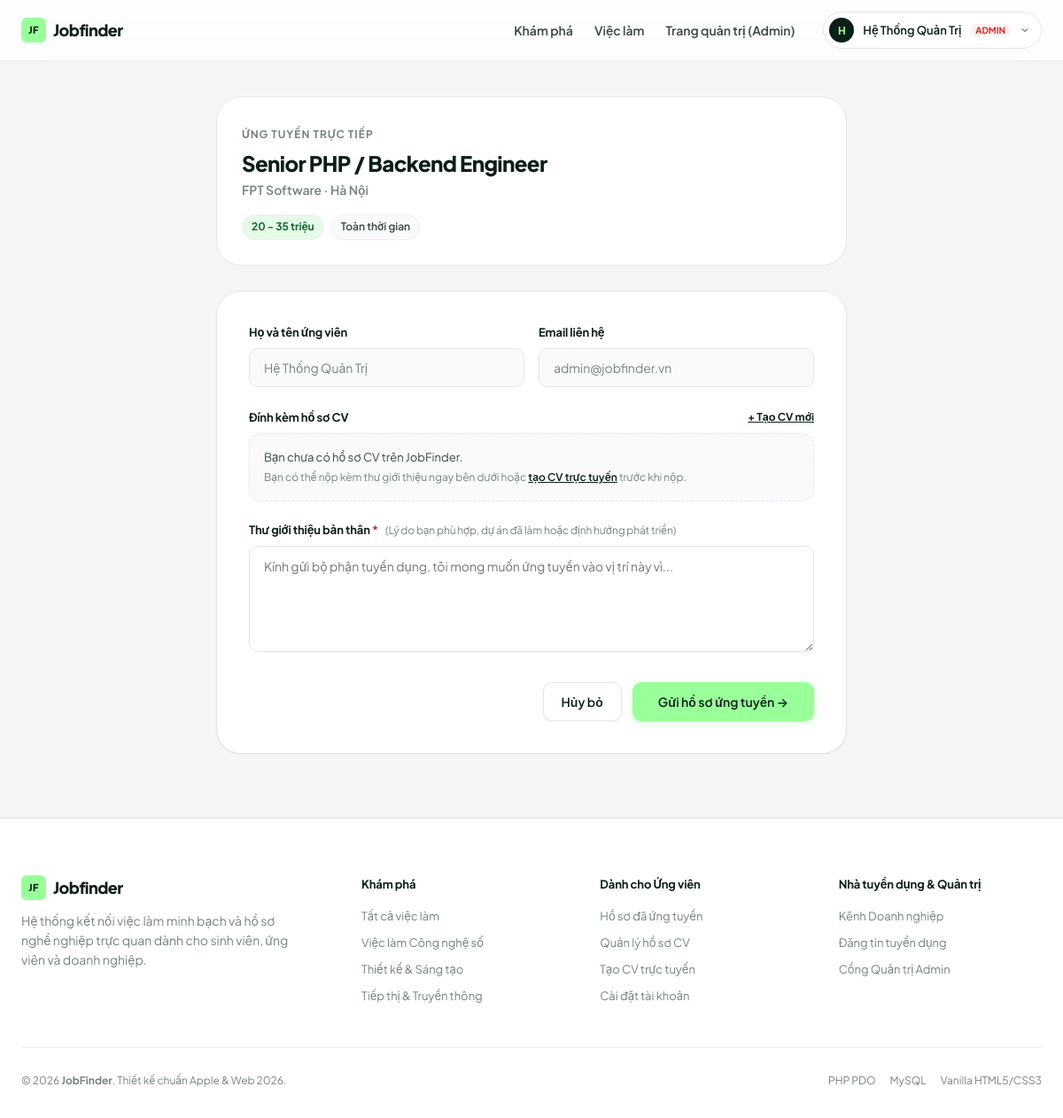
The app's page /apply.php?job_id=1 (signed in) with its own data.
### tables this page shows
CREATE TABLE `jobs` (
  `id` INT AUTO_INCREMENT PRIMARY KEY,
  `employer_id` INT NULL,
  `title` VARCHAR(150) NOT NULL,
  `company` VARCHAR(100) NOT NULL,
  `location` VARCHAR(100) NOT NULL,
  `category` VARCHAR(100) NOT NULL,
  `salary` VARCHAR(100) NOT NULL,
  `salary_value` INT DEFAULT 0,
  `job_type` VARCHAR(50) NOT NULL DEFAULT 'Toàn thời gian',
  `experience` VARCHAR(50) NOT NULL DEFAULT 'Không yêu cầu',
  `description` TEXT NOT NULL,
  `requirements` TEXT NOT NULL,
  `deadline` DATE NULL,
  `views` INT NOT NULL DEFAULT 0,
  `status` VARCHAR(20) NOT NULL DEFAULT 'active',
  `created_at` TIMESTAMP DEFAULT CURRENT_TIMESTAMP,
  CONSTRAINT `fk_job_employer` FOREIGN KEY (`employer_id`) REFERENCES `users` (`id`) ON DELETE SET NULL
);

### apply.php (the view, shortened to what this page needs)
<?php
require_once 'config/database.php';
$job_id = isset($_GET['job_id']) ? (int)$_GET['job_id'] : (isset($_POST['job_id']) ? (int)$_POST['job_id'] : 0);
$user_id = (int)$_SESSION['user_id'];
$user_email = $_SESSION['user_email'];
$stmt = $pdo->prepare("SELECT * FROM jobs WHERE id = :id AND status = 'active' LIMIT 1");
$stmt->execute([':id' => $job_id]);
$job = $stmt->fetch();
$cv_stmt = $pdo->prepare("SELECT id, title, is_default, updated_at, created_at FROM cvs WHERE user_id = ? ORDER BY is_default DESC, created_at DESC");
$cv_stmt->execute([$user_id]);
$user_cvs = $cv_stmt->fetchAll();
$cover_letter = '';
require_once 'includes/header.php';
?>
<section class="section" style="padding-top:40px;">
    <div class="container" style="max-width:760px;">
        <div style="background:var(--surface); border-radius:var(--radius-xl); border:1px solid var(--line); padding:28px; margin-bottom:28px;">
            <span class="section-eyebrow">Ứng tuyển trực tiếp</span>
            <h1 style="font-size:24px; font-weight:800; letter-spacing:-0.025em; color:var(--ink); margin-bottom:6px;">
                <?php echo htmlspecialchars($job['title']); ?>
            </h1>
            <div style="font-size:14px; font-weight:600; color:var(--muted); margin-bottom:16px;">
                <?php echo htmlspecialchars($job['company']); ?> &middot; <?php echo htmlspecialchars($job['location']); ?>
            </div>
            <div style="display:flex; gap:8px;">
                <span class="chip" style="background:var(--status-success-bg); color:var(--status-success-text); font-weight:700;">
                    <?php echo htmlspecialchars($job['salary']); ?>
                </span>
                <span class="chip"><?php echo htmlspecialchars($job['job_type']); ?></span>
            </div>
        </div>
        <div class="form-card">
            <form action="apply.php" method="POST">
                <div style="display:grid; grid-template-columns:1fr 1fr; gap:16px; margin-bottom:24px;">
                    <div class="form-group" style="margin-bottom:0;">
                        <label class="form-label">Họ và tên ứng viên</label>
                        <input type="text" class="form-control" value="<?php echo htmlspecialchars($user_name); ?>" readonly style="background:var(--surface-subtle); color:var(--muted);">
                    </div>
                    <div class="form-group" style="margin-bottom:0;">
                        <label class="form-label">Email liên hệ</label>
                        <input type="email" class="form-control" value="<?php echo htmlspecialchars($user_email); ?>" readonly style="background:var(--surface-subtle); color:var(--muted);">
                    </div>
                </div>
                <div class="form-group">
                    <div style="display:flex; justify-content:space-between; align-items:center; margin-bottom:8px;">
                        <label class="form-label" style="margin-bottom:0;">Đính kèm hồ sơ CV</label>
                        <a href="cv-builder.php" target="_blank" style="font-size:12px; font-weight:700; color:var(--ink); text-decoration:underline;">+ Tạo CV mới</a>
                    </div>
                    <?php if (empty($user_cvs)): ?>
                        <div style="padding:16px; border:1px dashed var(--line); border-radius:var(--radius-md); background:var(--surface-subtle); margin-bottom:12px;">
                            <div style="font-size:13px; color:var(--ink-secondary); margin-bottom:4px;">Bạn chưa có hồ sơ CV trên JobFinder.</div>
                            <div style="font-size:12px; color:var(--muted);">Bạn có thể nộp kèm thư giới thiệu ngay bên dưới hoặc <a href="cv-builder.php" target="_blank" style="color:var(--ink); text-decoration:underline; font-weight:600;">tạo CV trực tuyến</a> trước khi nộp.</div>
                        </div>
                    <?php endif; ?>
                </div>
                <div class="form-group">
                    <label class="form-label">
                        Thư giới thiệu bản thân <span style="color:var(--status-danger-text);">*</span>
                        <span class="form-label-desc">(Lý do bạn phù hợp, dự án đã làm hoặc định hướng phát triển)</span>
                    </label>
                    <textarea name="cover_letter" class="form-control form-textarea" placeholder="Kính gửi bộ phận tuyển dụng, tôi mong muốn ứng tuyển vào vị trí này vì..."><?php echo htmlspecialchars($cover_letter); ?></textarea>
                </div>
                <div style="display:flex; justify-content:flex-end; gap:12px; margin-top:28px;">
                    <a href="job-detail.php?id=<?php echo $job_id; ?>" class="btn btn-secondary">Hủy bỏ</a>
                    <button type="submit" class="btn btn-primary" style="padding:14px 28px;">
                        Gửi hồ sơ ứng tuyển →
                    </button>
                </div>
            </form>
        </div>
    </div>
</section>
<?php require_once 'includes/footer.php'; ?>

### assets/css/style.css (style rules this page uses)
:root { --bg: #f5f5f7; --surface: #ffffff; --surface-subtle: #fafafc; --surface-hover: #f0f0f4; --ink: #0b1f17; --ink-secondary: #3a4741; --muted: #76837e; --line: #e5e5ea; --line-subtle: #efeff4; --accent: #99ff99; --accent-hover: #7df57d; --accent-contrast: #0b1f17; --status-pending-bg: #eaf2ff; --status-pending-text: #1d61d8; --status-success-bg: #e6fae8; --status-success-text: #0e6b2e; --status-danger-bg: #fef0ef; --status-danger-text: #c92a2a; --admin-bg: #0b1f17; --admin-surface: #122c21; --admin-surface-hover: #193a2d; --admin-line: #1c3e30; --admin-text: #f5f5f7; --admin-muted: #8b9d95; --font-sans: "Plus Jakarta Sans", "Inter", -apple-system, BlinkMacSystemFont, "Segoe UI", Roboto, sans-serif; --radius-xs: 6px; --radius-sm: 10px; --radius-md: 14px; --radius-lg: 20px; --radius-xl: 28px; --radius-full: 9999px; --shadow-sm: 0 1px 3px rgba(11, 31, 23, 0.03), 0 1px 2px rgba(11, 31, 23, 0.02); --shadow-card: 0 4px 18px -2px rgba(11, 31, 23, 0.05); --shadow-hover: 0 12px 30px -4px rgba(11, 31, 23, 0.09); --shadow-popover: 0 16px 40px rgba(11, 31, 23, 0.12); --ease: cubic-bezier(0.16, 1, 0.3, 1); --transition: all 0.22s var(--ease); --max-w: 1240px; --pad: 24px; }
*, *::before, *::after { margin: 0; padding: 0; box-sizing: border-box; }
html { -webkit-text-size-adjust: 100%; scroll-behavior: smooth; }
body { font-family: var(--font-sans); background-color: var(--bg); color: var(--ink); font-size: 15px; line-height: 1.55; display: flex; flex-direction: column; min-height: 100vh; -webkit-font-smoothing: antialiased; -moz-osx-font-smoothing: grayscale; }
a { color: inherit; text-decoration: none; transition: var(--transition); }
button, input, select, textarea { font-family: inherit; font-size: inherit; color: inherit; }
.container { width: 100%; max-width: var(--max-w); margin: 0 auto; padding: 0 var(--pad); }
.section { padding: 72px 0; }
.section-eyebrow { display: inline-block; font-size: 12px; font-weight: 700; letter-spacing: 0.08em; text-transform: uppercase; color: var(--muted); margin-bottom: 8px; }
h1, h2, h3, h4, h5, h6 { font-family: var(--font-sans); color: var(--ink); font-weight: 700; letter-spacing: -0.025em; line-height: 1.2; }
.btn { display: inline-flex; align-items: center; justify-content: center; gap: 8px; font-weight: 600; font-size: 14px; line-height: 1; padding: 12px 20px; border-radius: var(--radius-sm); border: 1px solid transparent; cursor: pointer; transition: var(--transition); white-space: nowrap; }
.btn-primary { background-color: var(--accent); color: var(--accent-contrast); border-color: var(--accent); box-shadow: 0 2px 8px rgba(153, 255, 153, 0.4); }
.btn-secondary { background-color: var(--surface); color: var(--ink); border-color: var(--line); box-shadow: var(--shadow-sm); }
.chip { font-size: 12px; font-weight: 600; padding: 4px 10px; border-radius: var(--radius-full); background-color: var(--surface-subtle); color: var(--ink-secondary); border: 1px solid var(--line-subtle); }
.form-card { background: var(--surface); border-radius: var(--radius-xl); border: 1px solid var(--line); padding: 36px; box-shadow: var(--shadow-sm); }
.form-group { margin-bottom: 22px; }
.form-label { display: block; font-size: 13px; font-weight: 700; letter-spacing: -0.01em; color: var(--ink); margin-bottom: 8px; }
.form-label-desc { font-size: 12px; font-weight: 400; color: var(--muted); margin-left: 6px; }
.form-control { width: 100%; padding: 12px 16px; border-radius: var(--radius-sm); border: 1px solid var(--line); background-color: var(--surface); font-size: 14px; color: var(--ink); outline: none; transition: var(--transition); }
.form-textarea { min-height: 120px; resize: vertical; line-height: 1.5; }

### records on screen
jobs: title "Senior PHP / Backend Engineer", company "FPT Software", location "Hà Nội", salary "20 - 35 triệu", job_type "Toàn thời gian"

### other values on screen
mb_strtoupper(mb_substr(htmlspecialchars($user_name), 0, 1)) "H"
$user_name "Hệ Thống Quản Trị"
